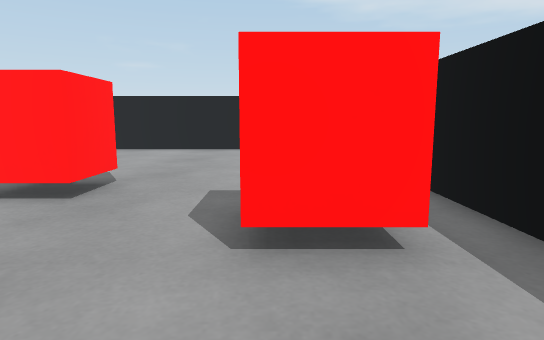
view 1 (above)

16 first-person views from a walk through a scene from a Unity 3-D project. The camera is 0.55 m above the floor, tilts 8° down and sees 75° across. The floor is counted in squares, 0.5 m on a side. Each view is taken from the middle of a square. On the plan, view 1 faces up. The plan holds only what a view shows up to about 13 squares ahead; the rest is blank. The player character is not drawn.

view 2
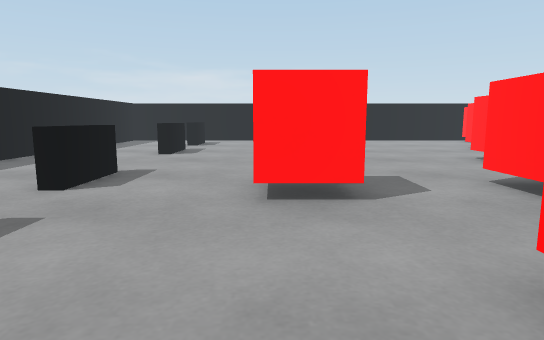

view 3
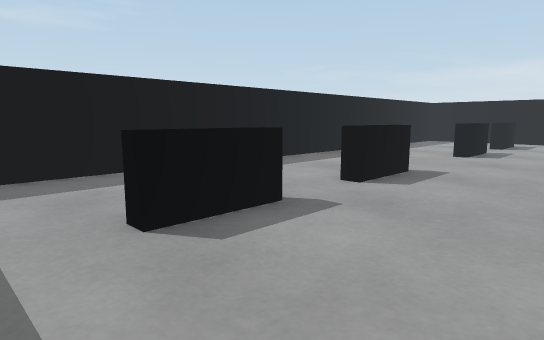

view 4
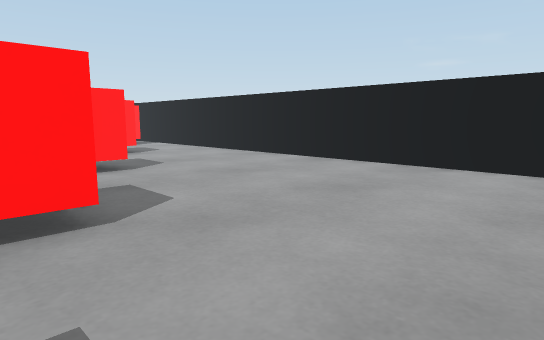

view 5
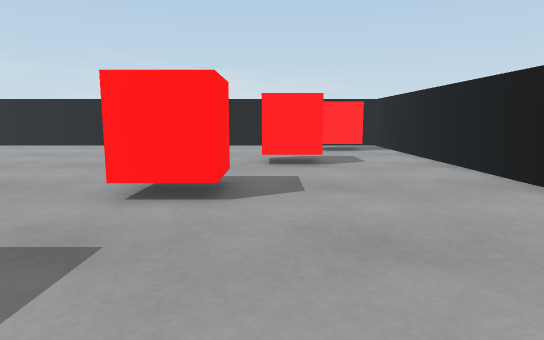

view 6
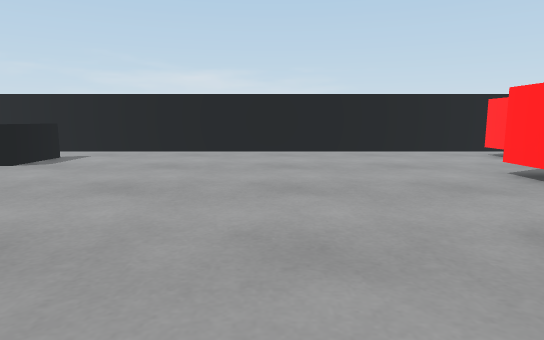

view 7
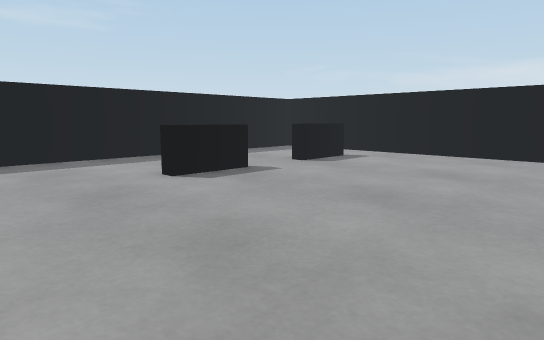

view 8
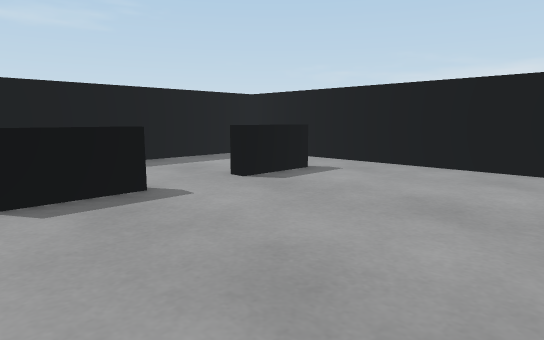

view 9
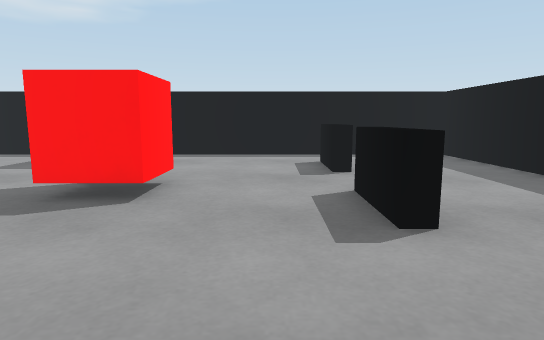

view 10
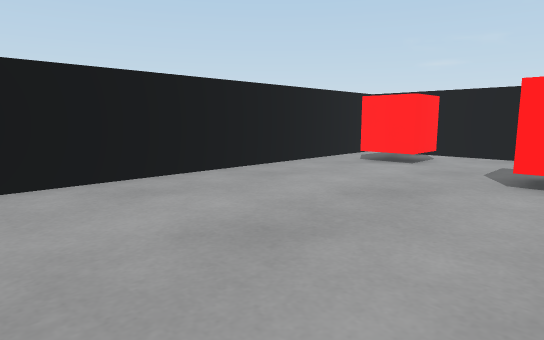

view 11
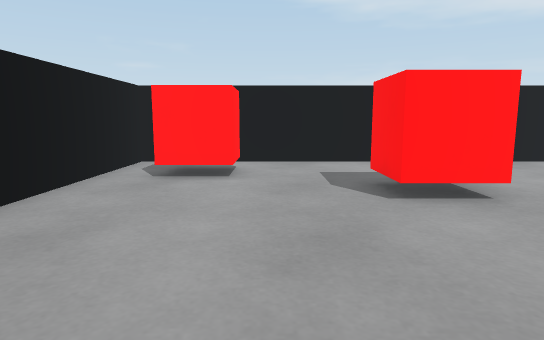

view 12
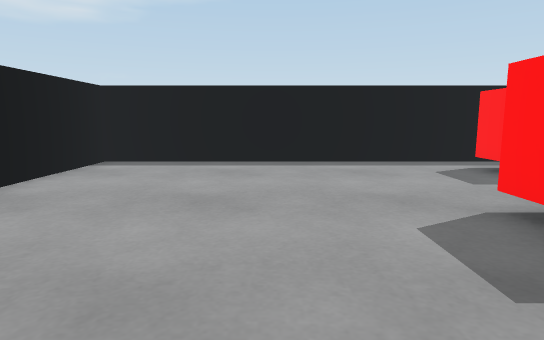

view 13
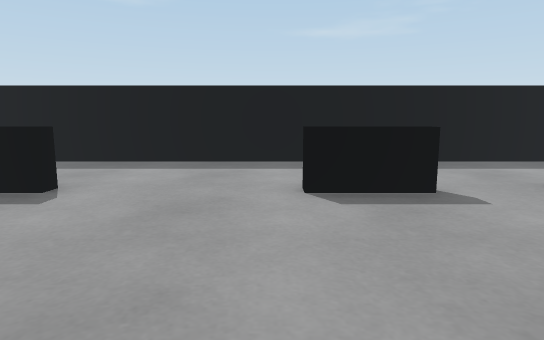

view 14
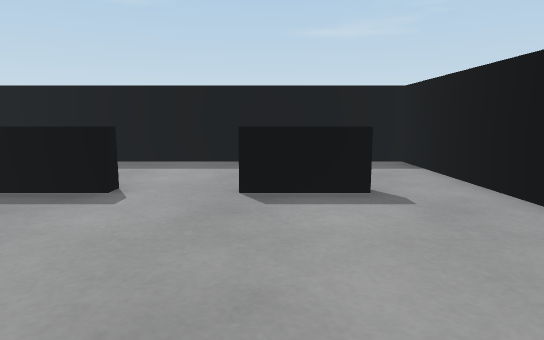

view 15
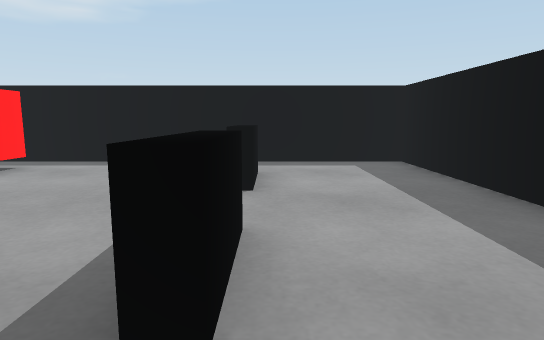

view 16
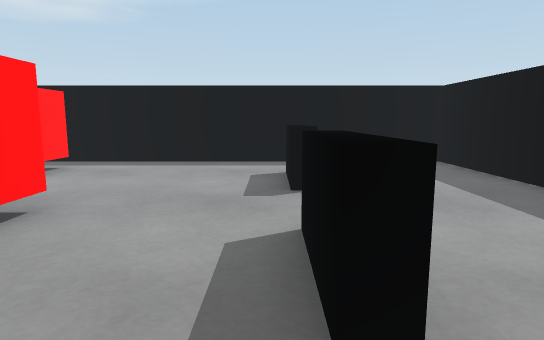

### Floor plan
Points are (right, up) in squares from view 1. A wall is a line through its corners. A room is listed if a view was taken in it or the views show most of it. See-through windows are left out.
Room 1 (views 1, 2, 3, 4, 5, 6, 7, 8, 9, 10, 11, 12, 13, 14, 15, 16)
walls: (-17.5, 13.5) (-17.5, -6.5) (2.5, -6.5) (2.5, 13.5) (-15.2, 13.5)
low walls: (-5.5, -2.8) (-5.5, -2.3) (-3.5, -2.3) (-3.5, -2.7) (-4.8, -2.7); (-11.5, -2.8) (-11.5, -2.3) (-9.5, -2.3) (-9.5, -2.8); (-1.5, -2.3) (0.5, -2.3) (0.5, -2.7) (-1.5, -2.7) (-1.5, -2.3); (-15.6, -2.3) (-13.5, -2.3) (-13.5, -2.8)
objects: other object (-16, 11) to (-15, 12); other object (-12, 9) to (-11, 10); other object (-8, 7) to (-7, 8); other object (-4, 1) to (-3, 2); other object (-4, 5) to (-3, 6); other object (0, 3) to (1, 4)

Where each view was taken, in squares from view 1:
view 1: 0 up, 0 right, facing up
view 2: 1 up, 2 right, facing left
view 3: 1 up, 2 right, facing down-left
view 4: 5 up, 1 right, facing up-left
view 5: 9 up, 2 left, facing left
view 6: 4 up, 5 left, facing left
view 7: 4 up, 6 left, facing down-left
view 8: 3 up, 9 left, facing down-left
view 9: 1 down, 9 left, facing right
view 10: 2 up, 11 left, facing up-left
view 11: 4 up, 14 left, facing up
view 12: 9 up, 7 left, facing right
view 13: 3 up, 9 left, facing down
view 14: 3 up, 14 left, facing down
view 15: 3 down, 7 left, facing right
view 16: 2 down, 7 left, facing right
